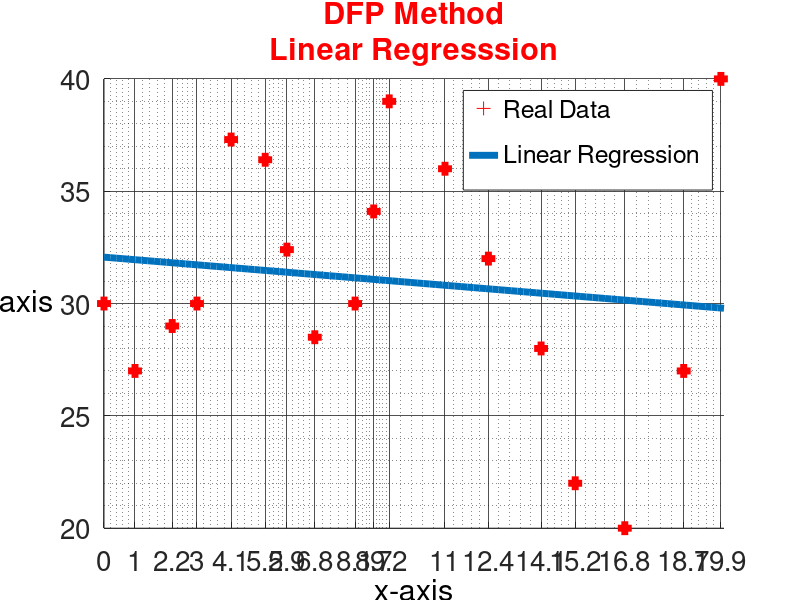

Recreate this plot in MATLAB.
% Question 2
% DFP Method 
% Linear Regresssion
% Polynomial f(X) = Y = -0.1138X + 32.0654 
% Gradient norm = 0 after 4 iterations

clc
clear

x=[0, 1, 2.2, 3, 4.1, 5.2, 5.9, 6.8, 8.1, 8.7, 9.2, 11, 12.4, 14.1,...
    15.2, 16.8, 18.7, 19.9];  
y =[30, 27, 29, 30, 37.3, 36.4, 32.4, 28.5, 30, 34.1, 39, 36, 32, 28,...
    22, 20, 27, 40];

% x0 = [0; 0];
% syms m b lambda
% yi = m.*x + b;
% ri = yi - y;
% ff = sum(ri.^2);
% %ff = 2.*m.^2 + 2*m.*b + b.^2 +m -b;
% dfm = diff(ff, m);
% dfb = diff(ff, b);
% dfmb = [dfm dfb];
% derive = matlabFunction(dfmb);
% ddd = @(x)derive(x(2), x(1));
% g = eye(2);
% tol = 1e-30;
% iteration = 0;
% 
% 
% while(iteration < 10)
% iteration = iteration +1;
% u = -g*(ddd(x0)');
% m = x0(1) + lambda.*u(1);
% b = x0(2) + lambda.*u(2);
% f = subs(ff);
% dd = diff(f, lambda);
% lbd = double(solve(dd==0));
% 
% x = x0 +lbd.*u;
% v = lbd.*u;
% yy = ddd(x)-ddd(x0);
% yy = yy';
% aa = (v*(v'))/((v')*yy);
% bb = -g*yy*((g*yy)')/((yy')*g*yy);
% 
% g = g + aa + bb;
% x0 = x;
% 
% if norm(ddd(x))<tol
%     store = iteration;
%     break
% end
% 
% end

p = zeros(1,2);
p(1) = -0.1138;
p(2) = 32.0654;
% Linear Regression  Line Function
f = @(t)p(1).*t + p(2);
% Plot Data and Linear Regression Line
h1 = figure(1);
% Data
plot1 = scatter(x, y, 100, '+', 'MarkerEdgeColor', 'red', 'linewidth', 5);
hold on
% Linear Regression Line
xx = linspace(0,20,100);
plot2 = plot(xx, f(xx), 'linewidth', 5);
[~,b] = legend([plot1 plot2],{'Real Data','Linear Regression'}, 'FontSize',30);
set(findobj(b,'-property','MarkerSize'),'MarkerSize',30);

xlabel('x-axis','color', 'k', 'fontSize', 25)
ylabel('y-axis', 'color','k', 'fontSize', 25)
hYLabel = get(gca,'YLabel');
set(hYLabel,'rotation',0,'VerticalAlignment','middle',  'HorizontalAlignment','right')
grid on
grid minor
set(gca,'FontSize',20)
set(get(h1,'CurrentAxes'),'GridAlpha',0.8,'MinorGridAlpha',0.5);
xticks(x);
%title('Linear Regression', 'color', 'r');

titl=sprintf(['DFP Method',...
    '\nLinear Regresssion']);
title(titl, 'color', 'red')

